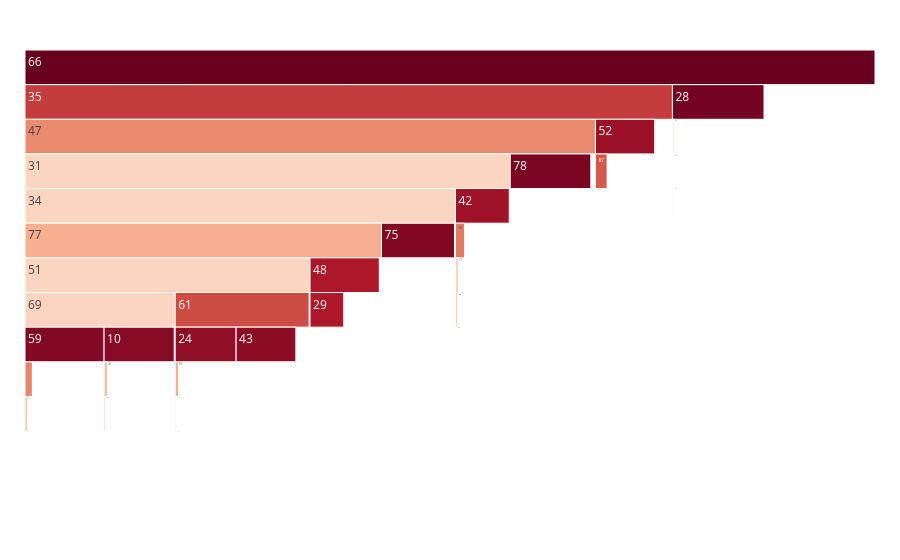

The cell this chart's notebook holds for it:
### Code cell
fig = make_icicle(path_templ(20))
fig.show()

### Figure 1 — Plotly figure (JSON) as saved in the notebook; plotly's stock layout.template omitted (floating-point values rounded to 4 significant figures)
{"data": [{"labels": ["0", "1", "2", "3", "4", "5", "6", "7", "8", "9", "10", "11", "12", "13", "14", "15", "16", "17", "18", "19", "20", "21", "22", "23", "24", "25", "26", "27", "28", "29", "30", "31", "32", "33", "34", "35", "36", "37", "38", "39", "40", "41", "42", "43", "44", "45", "46", "47", "48", "49", "50", "51", "52", "53", "54", "55", "56", "57", "58", "59", "60", "61", "62", "63", "64", "65", "66", "67", "68", "69", "70", "71", "72", "73", "74", "75", "76", "77", "78", "79", "80", "81", "82", "83", "84", "85", "86", "87", "88"], "marker": {"cmid": 3.006, "colors": [2.89, 3.367, 1.946, 0.6931, 0.6931, 0, 0.6931, 0, 1.792, 0, 8.61, 0, 0, 0, 3.689, 0, 2.485, 0, 6.026, 1.099, 4.543, 4.984, 0.6931, 0, 8.462, 0.6931, 0, 4.357, 8.908, 7.939, 0, 4.331, 0, 1.386, 4.357, 7.281, 0, 3.045, 0, 0, 0, 0.6931, 8.204, 8.493, 0, 1.609, 1.099, 5.938, 7.972, 1.099, 1.099, 4.357, 8.27, 0, 4.934, 1.386, 1.792, 1.946, 6.201, 8.683, 4.394, 6.992, 3.784, 0, 0.6931, 4.317, 9.12, 1.386, 0.6931, 4.357, 5.159, 0.6931, 2.197, 2.833, 0.6931, 8.701, 3.296, 5.209, 8.801, 3.951, 0.6931, 2.197, 4.852, 0, 4.205, 0.6931, 0.6931, 6.777, 1.386], "colorscale": [[0, "rgb(5,48,97)"], [0.1, "rgb(33,102,172)"], [0.2, "rgb(67,147,195)"], [0.3, "rgb(146,197,222)"], [0.4, "rgb(209,229,240)"], [0.5, "rgb(247,247,247)"], [0.6, "rgb(253,219,199)"], [0.7, "rgb(244,165,130)"], [0.8, "rgb(214,96,77)"], [0.9, "rgb(178,24,43)"], [1, "rgb(103,0,31)"]]}, "parents": ["14", "2", "79", "56", "46", "58", "79", "81", "16", "1", "69", "59", "55", "43", "28", "60", "84", "21", "59", "26", "27", "18", "56", "76", "61", "28", "43", "58", "66", "48", "12", "47", "48", "65", "31", "66", "84", "60", "70", "54", "52", "18", "31", "61", "8", "12", "0", "35", "77", "62", "62", "77", "35", "42", "10", "82", "76", "46", "42", "69", "87", "51", "21", "87", "2", "0", "", "55", "65", "51", "24", "27", "81", "1", "16", "34", "26", "34", "47", "70", "14", "8", "54", "20", "20", "24", "10", "52", "82"], "root": {"color": "lightgrey"}, "tiling": {"orientation": "v"}, "type": "icicle", "values": [18, 29, 7, 2, 2, 1, 2, 1, 6, 1, 5487, 1, 1, 1, 40, 1, 12, 1, 414, 3, 94, 146, 2, 1, 4731, 2, 1, 78, 7389, 2805, 1, 76, 1, 4, 78, 1453, 1, 21, 1, 1, 1, 2, 3656, 4879, 1, 5, 3, 379, 2898, 3, 3, 78, 3904, 1, 139, 4, 6, 7, 493, 5899, 81, 1088, 44, 1, 2, 75, 9140, 4, 2, 78, 174, 2, 9, 17, 2, 6009, 27, 183, 6641, 52, 2, 9, 128, 1, 67, 2, 2, 877, 4]}], "layout": {"margin": {"b": 25, "l": 25, "r": 25, "t": 50}}}
